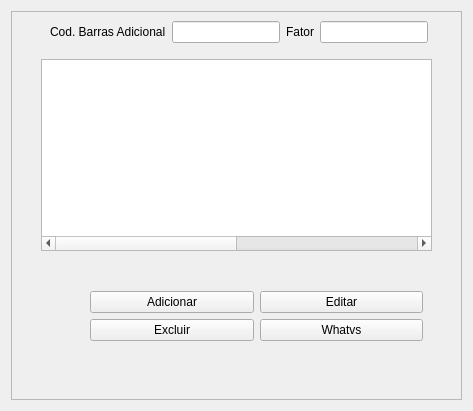
          <widget class="QWidget" name="BarCodes">
           <attribute name="title">
            <string>Código de Barras</string>
           </attribute>
           <layout class="QGridLayout" name="gridLayout_21">
            <item row="0" column="0">
             <widget class="QFrame" name="EAN_Frame">
              <property name="sizePolicy">
               <sizepolicy hsizetype="Preferred" vsizetype="Preferred">
                <horstretch>0</horstretch>
                <verstretch>0</verstretch>
               </sizepolicy>
              </property>
              <property name="autoFillBackground">
               <bool>true</bool>
              </property>
              <property name="frameShape">
               <enum>QFrame::StyledPanel</enum>
              </property>
              <property name="frameShadow">
               <enum>QFrame::Raised</enum>
              </property>
              <layout class="QGridLayout" name="gridLayout_20">
               <item row="0" column="1">
                <widget class="QLabel" name="label_8">
                 <property name="text">
                  <string>Cod. Barras Adicional</string>
                 </property>
                </widget>
               </item>
               <item row="0" column="2">
                <widget class="QLineEdit" name="lineEdit_8"/>
               </item>
               <item row="0" column="4">
                <widget class="QLineEdit" name="lineEdit_10"/>
               </item>
               <item row="0" column="3">
                <widget class="QLabel" name="label_10">
                 <property name="text">
                  <string>Fator</string>
                 </property>
                </widget>
               </item>
               <item row="1" column="0" colspan="6">
                <layout class="QGridLayout" name="gridLayout_31">
                 <item row="3" column="1">
                  <widget class="QWidget" name="EANWidget1" native="true">
                   <layout class="QGridLayout" name="gridLayout_32">
                    <item row="0" column="2">
                     <widget class="QPushButton" name="EditarButton">
                      <property name="text">
                       <string>Editar</string>
                      </property>
                     </widget>
                    </item>
                    <item row="1" column="2">
                     <widget class="QPushButton" name="WhatvsButton">
                      <property name="text">
                       <string>Whatvs</string>
                      </property>
                     </widget>
                    </item>
                    <item row="0" column="1">
                     <widget class="QPushButton" name="AdicionarButton">
                      <property name="text">
                       <string>Adicionar</string>
                      </property>
                     </widget>
                    </item>
                    <item row="1" column="1">
                     <widget class="QPushButton" name="ExcluirButton">
                      <property name="text">
                       <string>Excluir</string>
                      </property>
                     </widget>
                    </item>
                    <item row="0" column="0" rowspan="2">
                     <spacer name="horizontalSpacer_11">
                      <property name="orientation">
                       <enum>Qt::Horizontal</enum>
                      </property>
                      <property name="sizeType">
                       <enum>QSizePolicy::Fixed</enum>
                      </property>
                      <property name="sizeHint" stdset="0">
                       <size>
                        <width>40</width>
                        <height>20</height>
                       </size>
                      </property>
                     </spacer>
                    </item>
                   </layout>
                  </widget>
                 </item>
                 <item row="0" column="1">
                  <spacer name="verticalSpacer_23">
                   <property name="orientation">
                    <enum>Qt::Vertical</enum>
                   </property>
                   <property name="sizeType">
                    <enum>QSizePolicy::Fixed</enum>
                   </property>
                   <property name="sizeHint" stdset="0">
                    <size>
                     <width>20</width>
                     <height>10</height>
                    </size>
                   </property>
                  </spacer>
                 </item>
                 <item row="2" column="1">
                  <spacer name="verticalSpacer_22">
                   <property name="orientation">
                    <enum>Qt::Vertical</enum>
                   </property>
                   <property name="sizeType">
                    <enum>QSizePolicy::Fixed</enum>
                   </property>
                   <property name="sizeHint" stdset="0">
                    <size>
                     <width>20</width>
                     <height>25</height>
                    </size>
                   </property>
                  </spacer>
                 </item>
                 <item row="1" column="0">
                  <spacer name="horizontalSpacer_12">
                   <property name="orientation">
                    <enum>Qt::Horizontal</enum>
                   </property>
                   <property name="sizeType">
                    <enum>QSizePolicy::Fixed</enum>
                   </property>
                   <property name="sizeHint" stdset="0">
                    <size>
                     <width>20</width>
                     <height>20</height>
                    </size>
                   </property>
                  </spacer>
                 </item>
                 <item row="1" column="2">
                  <spacer name="horizontalSpacer_13">
                   <property name="orientation">
                    <enum>Qt::Horizontal</enum>
                   </property>
                   <property name="sizeType">
                    <enum>QSizePolicy::Fixed</enum>
                   </property>
                   <property name="sizeHint" stdset="0">
                    <size>
                     <width>20</width>
                     <height>20</height>
                    </size>
                   </property>
                  </spacer>
                 </item>
                 <item row="1" column="1">
                  <widget class="QTableWidget" name="EANTable">
                   <attribute name="horizontalHeaderVisible">
                    <bool>false</bool>
                   </attribute>
                   <attribute name="horizontalHeaderCascadingSectionResizes">
                    <bool>true</bool>
                   </attribute>
                   <attribute name="horizontalHeaderDefaultSectionSize">
                    <number>327</number>
                   </attribute>
                   <attribute name="horizontalHeaderHighlightSections">
                    <bool>true</bool>
                   </attribute>
                   <attribute name="horizontalHeaderMinimumSectionSize">
                    <number>80</number>
                   </attribute>
                   <attribute name="horizontalHeaderStretchLastSection">
                    <bool>false</bool>
                   </attribute>
                   <attribute name="verticalHeaderDefaultSectionSize">
                    <number>30</number>
                   </attribute>
                   <column>
                    <property name="text">
                     <string>EAN</string>
                    </property>
                   </column>
                   <column>
                    <property name="text">
                     <string>Fator</string>
                    </property>
                   </column>
                  </widget>
                 </item>
                </layout>
               </item>
               <item row="0" column="0">
                <spacer name="horizontalSpacer_6">
                 <property name="orientation">
                  <enum>Qt::Horizontal</enum>
                 </property>
                 <property name="sizeType">
                  <enum>QSizePolicy::Fixed</enum>
                 </property>
                 <property name="sizeHint" stdset="0">
                  <size>
                   <width>23</width>
                   <height>20</height>
                  </size>
                 </property>
                </spacer>
               </item>
               <item row="0" column="5">
                <spacer name="horizontalSpacer_3">
                 <property name="orientation">
                  <enum>Qt::Horizontal</enum>
                 </property>
                 <property name="sizeType">
                  <enum>QSizePolicy::Fixed</enum>
                 </property>
                 <property name="sizeHint" stdset="0">
                  <size>
                   <width>18</width>
                   <height>20</height>
                  </size>
                 </property>
                </spacer>
               </item>
               <item row="2" column="0" colspan="6">
                <spacer name="verticalSpacer_4">
                 <property name="orientation">
                  <enum>Qt::Vertical</enum>
                 </property>
                 <property name="sizeHint" stdset="0">
                  <size>
                   <width>20</width>
                   <height>40</height>
                  </size>
                 </property>
                </spacer>
               </item>
              </layout>
             </widget>
            </item>
           </layout>
          </widget>
